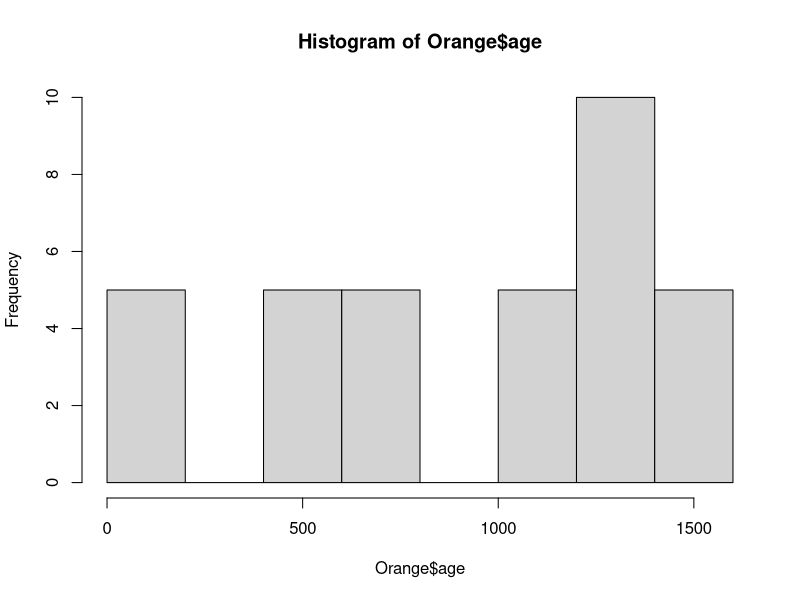

R code for this plot:
## ---- chunk 1

library(dplyr)

data()

datos <- Orange

hist(Orange$age)

names(Orange)

datos1 <- rename(Orange, arboles = Tree)

names(Orange)
